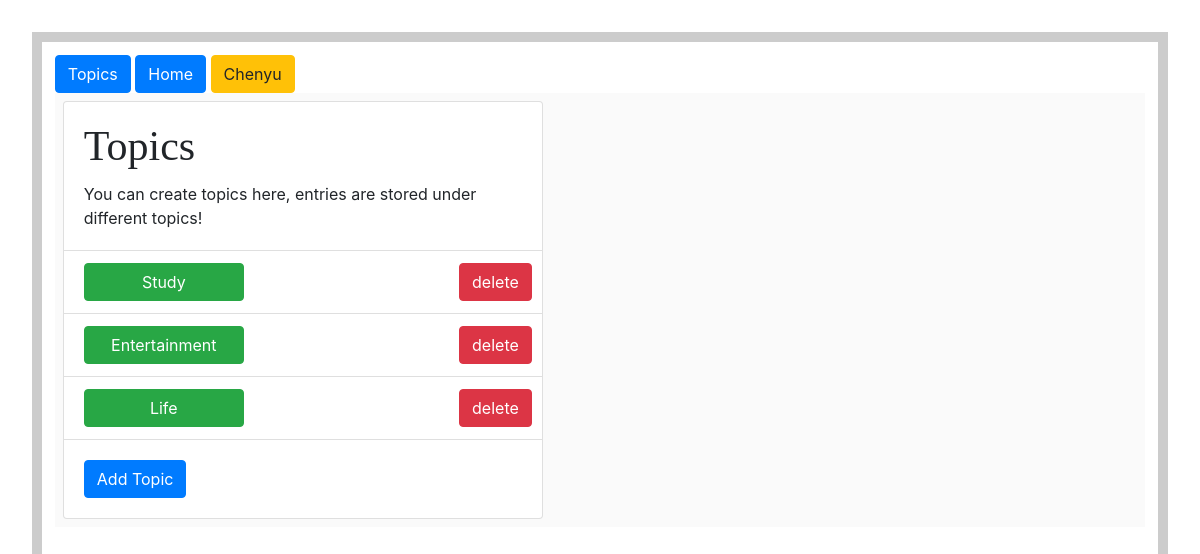
Page /topics/ on the committed database.
### web_app/models.py (models this page shows)
class Topic(models.Model):
    text = models.CharField(max_length=200)
    date_added = models.DateTimeField(auto_now_add=True)
    def __str__(self):
        return self.text

### web_app/views.py (the view)
# urls.py: url(r'^topics/$', views.topics, name='topics'),
def topics(request):
    topics = Topic.objects.order_by('date_added')
    context = {'topics': topics,
               "title": "Topics"}
    return render(request, 'web_app/topics.html', context)

### web_app/templates/web_app/topics.html
{% extends "web_app/base.html"%}
{%block content%}
<div class="card" style="max-width: 30em; alignment: center">
  <div class="card-body center">
    <h1 class="card-title">Topics</h1>
    <p class="card-text">You can create topics here, entries are stored under different topics!</p>
  </div>
  <ul class="list-group list-group-flush">
      {% for item in topics %}
    <li class="list-group-item" style="position: relative">
        <a href="{% url 'web_app:topic' item.id %}" class="btn btn-success" style="width: 10em" >{{item}}</a>
        <a href="{% url 'web_app:del_topic' item.id %}" class="btn btn-danger" style="position: absolute; right: 10px">delete</a>
    </li>
      {% empty %}
    <li class="list-group-item">There is no topic! Try to add one</li>
       {% endfor %}
  </ul>
  <div class="card-body">
    <a href="{% url 'web_app:new_topic' %}" class="btn btn-primary">Add Topic</a>
  </div>
</div>
{% endblock content %}

### web_app/static/web_app/main.css (style rules this page uses)
h1 { font: 42px lato bold; }
.page { margin: 2em auto; width:calc(100% - 4em); height:100%; border: 10px solid #ccc; padding: 0.8em; background: white; }

### rows in the picture
Topic: text "Study"
Topic: text "Entertainment"
Topic: text "Life"
